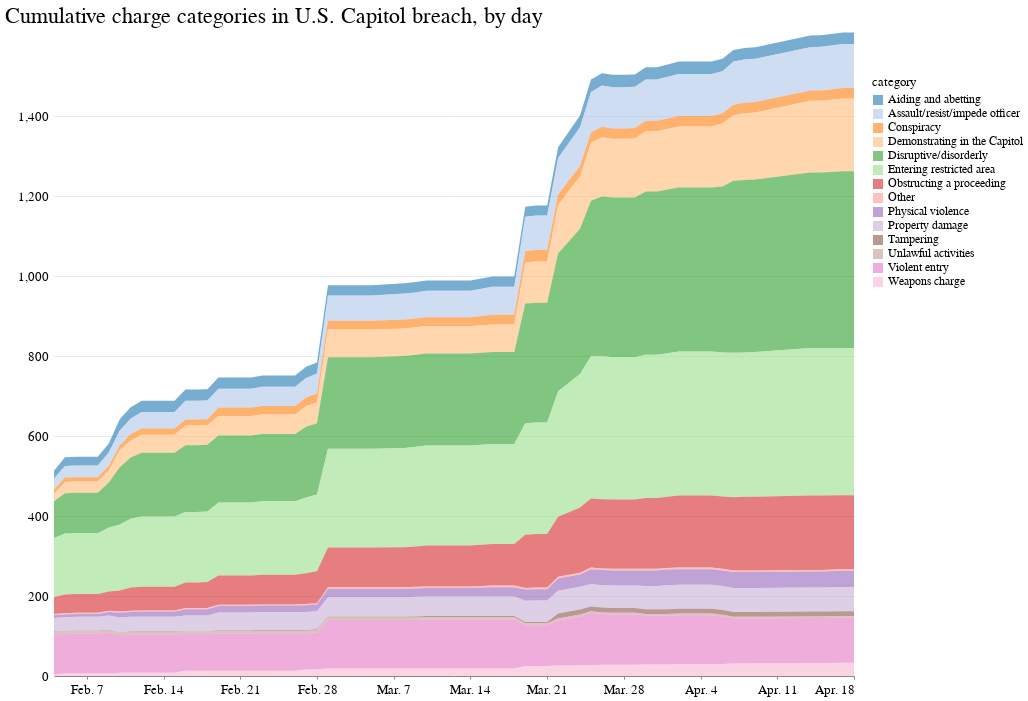

The notebook cell saved with this chart:
### Code cell
categories_chart = (
    alt.Chart(categories_by_day)
    .mark_area(opacity=0.6)
    .encode(
        x=alt.X(
            "date",
            title="",
            axis=alt.Axis(format="%b. %-d", tickCount=10, grid=False),
        ),
        y=alt.Y(
            "name",
            title=" ",
            axis=alt.Axis(
                tickSize=0,
                domainOpacity=0,
                tickCount=6,
                offset=4,
                gridWidth=0.6,
                gridColor="#dddddd",
            ),
            scale=alt.Scale(domain=(0, 1500)),
        ),
        color=alt.Color("category", scale=alt.Scale(scheme="category20")),
    )
    .properties(
        width=800,
        height=600,
        title="Cumulative charge categories in U.S. Capitol breach, by day",
    )
    .configure_view(strokeOpacity=0)
    .configure_legend(orient="right", symbolType="square")
).configure_axis(labelFontSize=13)

categories_chart

### Figure 1 — Vega-Lite specification as saved in the notebook (floating-point values rounded to 4 significant figures; data arrays with more than 128 entries replaced by an {"elided": "..."} marker saying what was removed)
{"config": {"view": {"width": 800, "height": 450, "strokeOpacity": 0}, "background": "#ffffff", "title": {"anchor": "start", "font": "Benton Gothic Bold, sans", "fontColor": "#000000", "fontSize": 22, "fontWeight": "normal"}, "arc": {"fill": "#82c6df"}, "area": {"fill": "#82c6df"}, "line": {"stroke": "#82c6df", "strokeWidth": 3}, "path": {"stroke": "#82c6df"}, "rect": {"fill": "#82c6df"}, "shape": {"stroke": "#82c6df"}, "bar": {"fill": "#82c6df"}, "point": {"stroke": "#82c6df"}, "symbol": {"fill": "#82c6df", "size": 30}, "axis": {"titleFont": "Benton Gothic Bold, sans", "titleFontSize": 13, "titleFontWeight": "normal", "labelFont": "Benton Gothic, sans", "labelFontSize": 13, "labelFontWeight": "normal"}, "axisX": {"labelAngle": 0, "labelPadding": 4, "tickSize": 3}, "axisY": {"labelBaseline": "middle", "maxExtent": 45, "minExtent": 45, "tickSize": 2, "titleAlign": "left", "titleAngle": 0, "titleX": -45, "titleY": -11}, "legend": {"titleFont": "Benton Gothic Bold, sans", "titleFontSize": 13, "titleFontWeight": "normal", "symbolType": "square", "labelFont": "Benton Gothic, sans", "labelFontSize": 11.5, "orient": "right"}, "range": {"category": ["#3580b1", "#ec8431", "#ab7fb4", "#c89d29", "#adc839", "#829eb1"], "diverging": ["#e68a4f", "#f4bb6a", "#f9e39c", "#dadfe2", "#a6b7c6", "#849eae"], "heatmap": ["#fbf2c7", "#f9e39c", "#f8d36e", "#f4bb6a", "#e68a4f", "#d15a40", "#ab4232"], "ordinal": ["#fbf2c7", "#f9e39c", "#f8d36e", "#f4bb6a", "#e68a4f", "#d15a40", "#ab4232"], "ramp": ["#fbf2c7", "#f9e39c", "#f8d36e", "#f4bb6a", "#e68a4f", "#d15a40", "#ab4232"]}}, "data": {"name": "data-55083bd214cc254bdfbbe0617058a70b"}, "mark": {"type": "area", "opacity": 0.6}, "encoding": {"color": {"type": "nominal", "field": "category", "scale": {"scheme": "category20"}}, "x": {"type": "temporal", "axis": {"format": "%b. %-d", "grid": false, "tickCount": 10}, "field": "date", "title": ""}, "y": {"type": "quantitative", "axis": {"domainOpacity": 0, "gridColor": "#dddddd", "gridWidth": 0.6, "offset": 4, "tickCount": 6, "tickSize": 0}, "field": "name", "scale": {"domain": [0, 1500]}, "title": " "}}, "height": 600, "title": "Cumulative charge categories in U.S. Capitol breach, by day", "width": 800, "$schema": "https://vega.github.io/schema/vega-lite/v4.0.2.json", "datasets": {"data-55083bd214cc254bdfbbe0617058a70b": {"elided": "910 records"}}}
